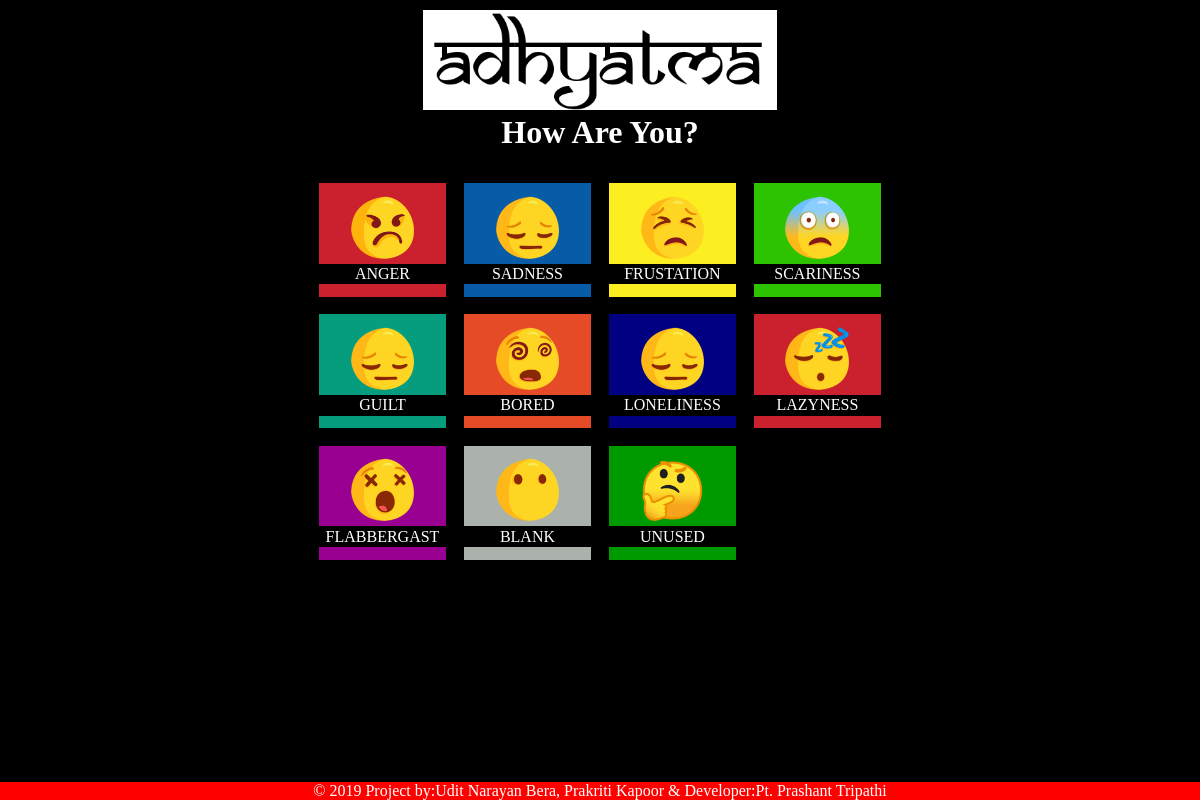
The page / on the database its author committed.
### tables this page shows
CREATE TABLE IF NOT EXISTS `mental_states` (
  `pms_id` int(11) NOT NULL AUTO_INCREMENT,
  `pms_name` char(11) NOT NULL,
  `mood` varchar(20) NOT NULL,
  `color` varchar(7) NOT NULL,
  PRIMARY KEY (`pms_id`)
);

### index.php (the view, shortened to what this page needs)
<?php
	include 'include/header.php';
?>
<h1>How Are You?</h1>
<div class="main-container">
	<ul class="button-menu">
<?php
	$result = mysql_query("SELECT * FROM `mental_states`");
	while($row = mysql_fetch_array($result)) {
	echo '<li style="background-color:#'.$row['color'].'">
			<a href="/reason.php?mood='.$row['mood'].'&color='.$row['color'].'&id='.$row['pms_id'].'">
				<img src="/img/'.$row['pms_name'].'.png">
				<span>'.$row['pms_name'].'</span>
			</a>
		</li>';
	}
?>
	</ul>
</div>
<?php
	include 'include/footer.php';
?>

### include/header.php (shortened to what this page needs)
<!DOCTYPE html>
<html>
<head>
	<link rel="stylesheet" href="css/main.css">
</head>
<body>
<header>
	<a href="/">
			<img src="img/adhyatma.png" style="height:100px"/>
	</a>
</header>

### include/footer.php
<footer>&copy; 2019 Project by:Udit Narayan Bera, Prakriti Kapoor & Developer:Pt. Prashant Tripathi</footer>
</body>
</html>

### css/main.css (style rules this page uses)
* { margin: 0; padding: 0; font-family: Calibri; }
body { background: #000 url(../images/dark_hardwood.jpg) repeat; color: #FFF; text-align: center; font-size: 100%; padding: 10px; }
ul.button-menu { margin: 2% auto; max-width: 580px; }
ul.button-menu li { float: left; list-style: none; margin: 1.5%; opacity: 1; text-align: center; width: 22%; }
ul.button-menu li a { color: #FFF; display: block; padding: 10% 0; text-decoration: none; }
ul.button-menu li a img { max-width: 50%; }
ul.button-menu li a span { display: block; padding: 1%; background-color: black; }
footer { position: fixed; left: 0; bottom: 0; width: 100%; background-color: red; color: white; text-align: center; }

### rows shown on the page
mental_states: shows a picture, pms_name "ANGER"
mental_states: pms_name (picture), pms_name "SADNESS"
mental_states: pms_name (picture), pms_name "FRUSTATION"
mental_states: pms_name (picture), pms_name "SCARINESS"
mental_states: pms_name (picture), pms_name "GUILT"
mental_states: pms_name (picture), pms_name "BORED"
mental_states: pms_name (picture), pms_name "LONELINESS"
mental_states: pms_name (picture), pms_name "LAZYNESS"
mental_states: pms_name (picture), pms_name "FLABBERGAST"
mental_states: pms_name (placeholder picture), pms_name "BLANK"
mental_states: pms_name (picture), pms_name "UNUSED"
